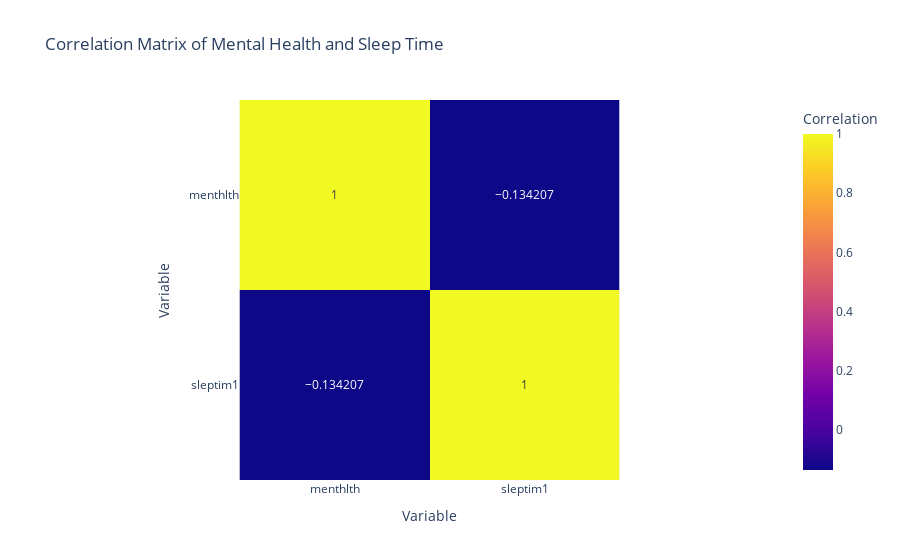

Notebook source saved alongside this figure:
### Markdown cell above
Correlation Matrix between mental health and sleep time

### Code cell
# Filter the necessary columns
data_filtered = data[['menthlth', 'sleptim1']]

# Calculate the correlation matrix
correlation_matrix = data_filtered.corr()

# Visualize the correlation matrix using imshow
fig = px.imshow(correlation_matrix, text_auto=True, 
                labels=dict(x="Variable", y="Variable", color="Correlation"),
                x=['menthlth', 'sleptim1'],
                y=['menthlth', 'sleptim1'],
                title="Correlation Matrix of Mental Health and Sleep Time")

fig.show()

### Figure 1 — Plotly figure (JSON) as saved in the notebook; plotly's stock layout.template omitted (floating-point values rounded to 4 significant figures)
{"data": [{"coloraxis": "coloraxis", "hovertemplate": "Variable: %{x}<br>Variable: %{y}<br>Correlation: %{z}<extra></extra>", "name": "0", "texttemplate": "%{z}", "type": "heatmap", "x": ["menthlth", "sleptim1"], "xaxis": "x", "y": ["menthlth", "sleptim1"], "yaxis": "y", "z": [[1, -0.1342], [-0.1342, 1]]}], "layout": {"coloraxis": {"colorbar": {"title": {"text": "Correlation"}}, "colorscale": [[0, "#0d0887"], [0.1111, "#46039f"], [0.2222, "#7201a8"], [0.3333, "#9c179e"], [0.4444, "#bd3786"], [0.5556, "#d8576b"], [0.6667, "#ed7953"], [0.7778, "#fb9f3a"], [0.8889, "#fdca26"], [1, "#f0f921"]]}, "title": {"text": "Correlation Matrix of Mental Health and Sleep Time"}, "xaxis": {"anchor": "y", "constrain": "domain", "domain": [0, 1], "scaleanchor": "y", "title": {"text": "Variable"}}, "yaxis": {"anchor": "x", "autorange": "reversed", "constrain": "domain", "domain": [0, 1], "title": {"text": "Variable"}}}}
